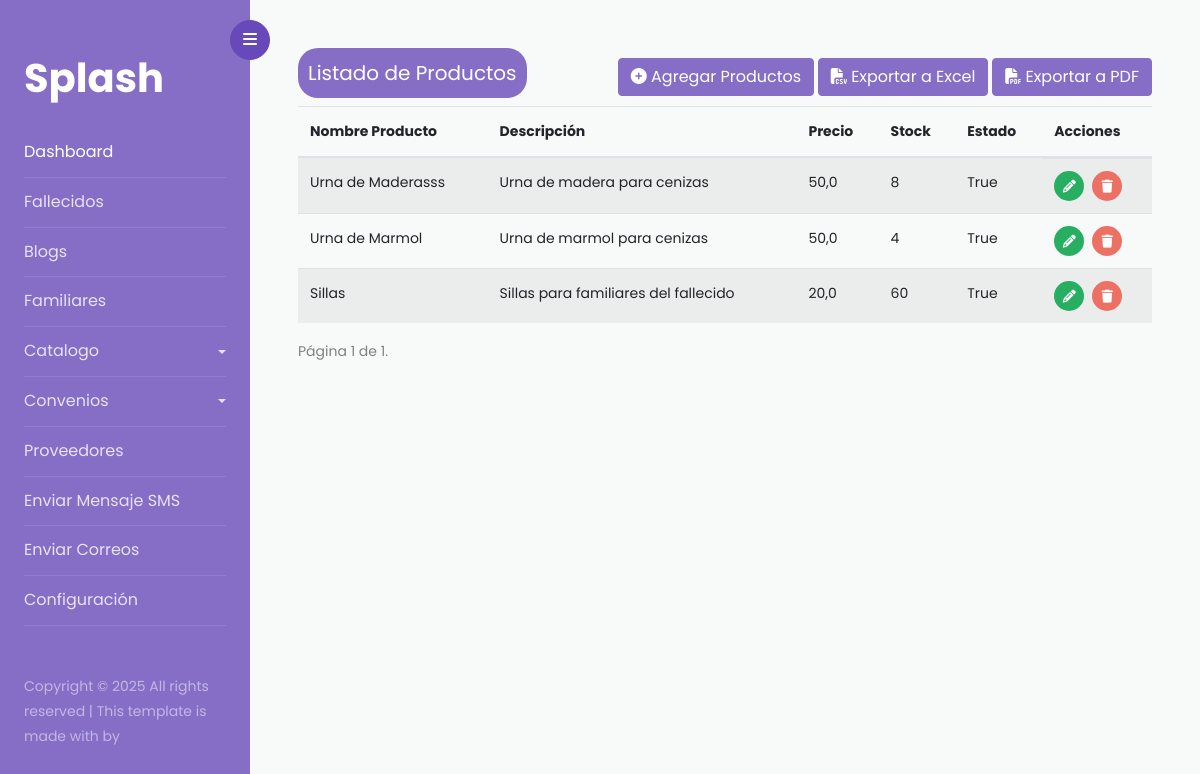
Before: /catalogo/list-product/ with the older database file.
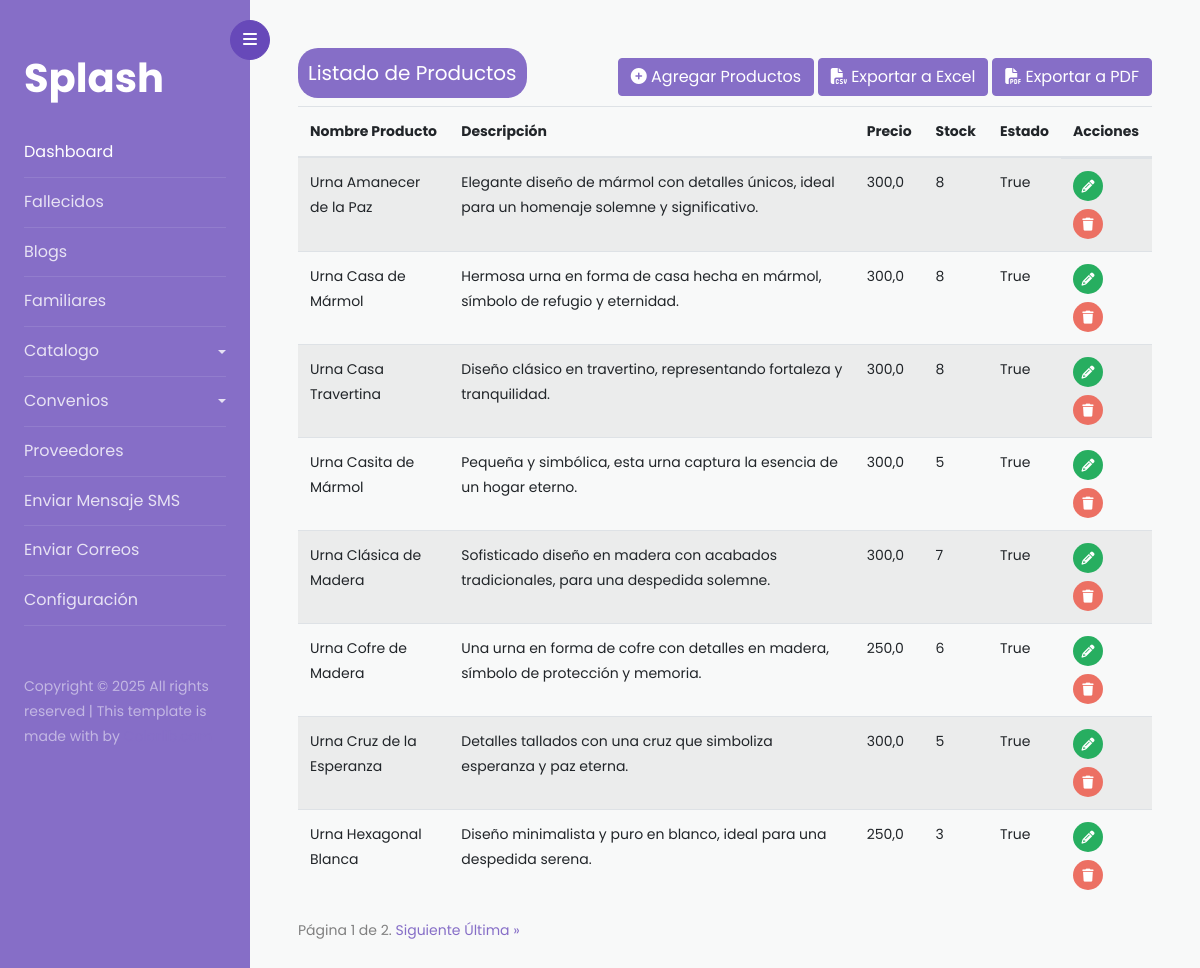
After: the same page with the newer database file.
### catalogo/models.py (models this page shows, shortened)
class ModelsProduct(models.Model):
    CATEGORY_PRODUCT = [('URNAS', 'URNAS' ), ('IMPLEMENTOS', 'IMPLEMENTOS')]
    name_product = models.CharField(max_length=155,  verbose_name='Nombre Producto')
    descriptions_product = models.TextField(verbose_name='Descripción de Producto')
    price_product =  models.FloatField(verbose_name='Precio Producto')
    category_product = models.CharField(max_length=15, choices=CATEGORY_PRODUCT,verbose_name='Categoria de producto', default='IMPLEMENTOS')
    stock_product = models.IntegerField()
    planes =  models.ManyToManyField(ModelsPlanes, related_name='planes' )
    state_product = models.BooleanField(default=True)
    slug_product = models.SlugField(max_length=255, unique=True, blank=True)
    date_create_product = models.DateField(auto_now_add=True)
    class Meta:
        verbose_name ='Producto'
        verbose_name_plural = 'Productos'

### catalogo/views.py (the view)
# urls.py: path('list-product/', ListProductos, name='list-product' ),
def ListProductos(request):
    product = ModelsProduct.objects.all()
    pag = Paginator(product, 8)
    page_number = request.GET.get('page')
    page_obj =  pag.get_page(page_number)
    return render(request, 'productos/index-productos.html', { 'page_obj': page_obj })

### catalogo/templates/productos/index-productos.html (shortened to what this page needs)
{% extends 'index.html' %}
{% block content %}
    <div>
        <div class="flex-content-modal">
            <h5 class="title-list-table">Listado de Productos</h5>
            <div>
                <a href="{% url 'catalogo:create-product' %}" class="btn btn-primary">
                    <i class="fa-solid fa-circle-plus"></i> Agregar Productos
                </a>
                <a href="#" class="btn btn-primary"><i class="fa-solid fa-file-csv"></i> Exportar a Excel</a>
                <a class="btn btn-primary"  href="{% url 'catalogo:exportar_pdf' %}"><i class="fa-solid fa-file-pdf"></i> Exportar a PDF</a>
            </div>
        </div>
        {% if not page_obj %}
        <span>&nbsp;&nbsp;&nbsp;No hay datos para mostrar</span>
        {% else %}
        <table class="table table-striped table-hover">
            <thead>
                <tr>
                    <th scope="col">Nombre Producto</th>
                    <th scope="col">Descripción</th>
                    <th scope="col">Precio</th>
                    <th scope="col">Stock</th>
                    <th scope="col">Estado</th>
                    <th scope="col">Acciones</th>
                </tr>
            </thead>
            <tbody>
                {% for i in page_obj %}
                <tr>
                    <td>{{ i.name_product  }}</td>
                    <td>{{ i.descriptions_product }}</td>
                    <td>{{ i.price_product }}</td>
                    <td>{{ i.stock_product }}</td>
                    <td>{{ i.state_product }}</td>
                    <td class="td-actions">
                        <a href="{% url 'catalogo:update-product' i.id %}"><i class="fa-solid fa-pencil"></i></a>
                        <a href="{% url 'catalogo:delete-product' i.id %}"><i class="fa-solid fa-trash"></i></a>
                    </td>
                </tr>
                {% endfor %}
            </tbody>
        </table>
        {% endif %}
        <div class="pagination">
            <span class="step-links">
                <span class="current">
                    Página {{ page_obj.number }} de {{ page_obj.paginator.num_pages }}.
                </span>
                {% if page_obj.has_next %}
                    <a href="?page={{ page_obj.next_page_number }}">Siguiente</a>
                    <a href="?page={{ page_obj.paginator.num_pages }}">Última &raquo;</a>
                {% endif %}
            </span>
        </div>
    </div>
{% endblock %}

Changed rows visible on the page:
removed ModelsProduct: name_product "Sillas", descriptions_product "Sillas para familiares del fallecido", price_product "20,0", stock_product "60", state_product "True"
changed ModelsProduct: name_product "Urna de Maderasss" → "Urna Amanecer de la Paz"; descriptions_product "Urna de madera para cenizas" → "Elegante diseño de mármol con detalles únicos, ideal para un homenaje solemne y significativo."; price_product "50,0" → "300,0"
changed ModelsProduct: name_product "Urna de Marmol" → "Urna Casa de Mármol"; descriptions_product "Urna de marmol para cenizas" → "Hermosa urna en forma de casa hecha en mármol, símbolo de refugio y eternidad."; price_product "50,0" → "300,0"; stock_product "4" → "8"
added ModelsProduct: name_product "Urna Casa Travertina", descriptions_product "Diseño clásico en travertino, representando fortaleza y tranquilidad.", price_product "300,0", stock_product "8", state_product "True"
added ModelsProduct: name_product "Urna Casita de Mármol", descriptions_product "Pequeña y simbólica, esta urna captura la esencia de un hogar eterno.", price_product "300,0", stock_product "5", state_product "True"
added ModelsProduct: name_product "Urna Clásica de Madera", descriptions_product "Sofisticado diseño en madera con acabados tradicionales, para una despedida solemne.", price_product "300,0", stock_product "7", state_product "True"
added ModelsProduct: name_product "Urna Cofre de Madera", descriptions_product "Una urna en forma de cofre con detalles en madera, símbolo de protección y memoria.", price_product "250,0", stock_product "6", state_product "True"
added ModelsProduct: name_product "Urna Cruz de la Esperanza", descriptions_product "Detalles tallados con una cruz que simboliza esperanza y paz eterna.", price_product "300,0", stock_product "5", state_product "True"
added ModelsProduct: name_product "Urna Hexagonal Blanca", descriptions_product "Diseño minimalista y puro en blanco, ideal para una despedida serena.", price_product "250,0", stock_product "3", state_product "True"
Other visible differences:
{{ page_obj.paginator.num_pages }}: "1" → "2"
text now shown: "Siguiente Última »"
